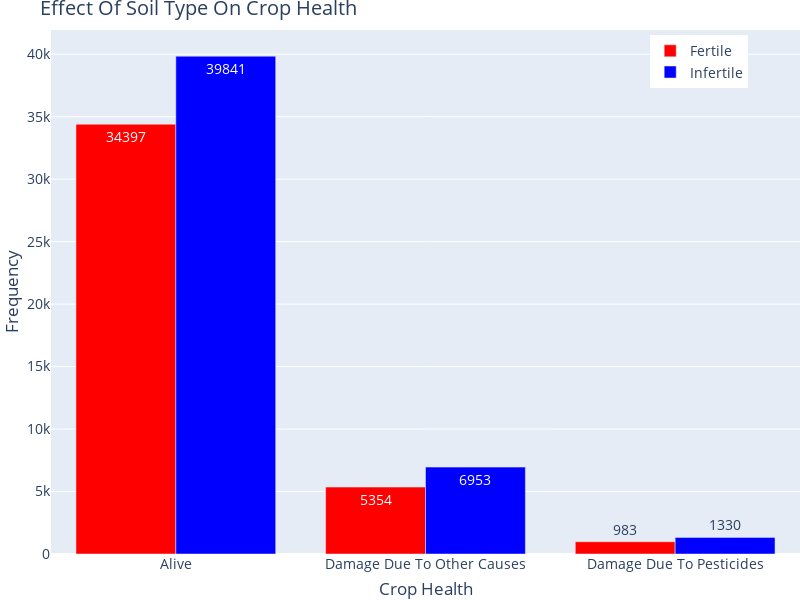

Notebook cell for this chart:
### Code cell
create_bivariate_bargraph(df = soil_type_effect_df, 
                          colors = ['red', 'blue'],
                          legend_labels = ['Fertile', 'Infertile'],
                          target_col = "Crop_Damage",
                          graph_orientation = "v",
                          bar_width = 800,
                          bar_height = 600,
                          legend_x = 0.8,
                          legend_y = 0.99,
                          fig_title = "Effect Of Soil Type On Crop Health", 
                          x_axis_title = "Crop Health",
                          y_axis_title = "Frequency")

### Figure 1 — Plotly figure (JSON) as saved in the notebook; plotly's stock layout.template omitted (floating-point values rounded to 4 significant figures)
{"data": [{"marker": {"color": "red"}, "name": "Fertile", "orientation": "v", "text": [34397, 5354, 983], "type": "bar", "x": ["Alive", "Damage Due To Other Causes", "Damage Due To Pesticides"], "y": [34397, 5354, 983]}, {"marker": {"color": "blue"}, "name": "Infertile", "orientation": "v", "text": [39841, 6953, 1330], "type": "bar", "x": ["Alive", "Damage Due To Other Causes", "Damage Due To Pesticides"], "y": [39841, 6953, 1330]}], "layout": {"font": {"size": 14}, "height": 600, "legend": {"x": 0.8, "y": 0.99}, "margin": {"b": 0, "l": 0, "r": 0, "t": 30}, "showlegend": true, "title": {"text": "Effect Of Soil Type On Crop Health"}, "width": 800, "xaxis": {"title": {"text": "Crop Health"}}, "yaxis": {"title": {"text": "Frequency"}}}}
